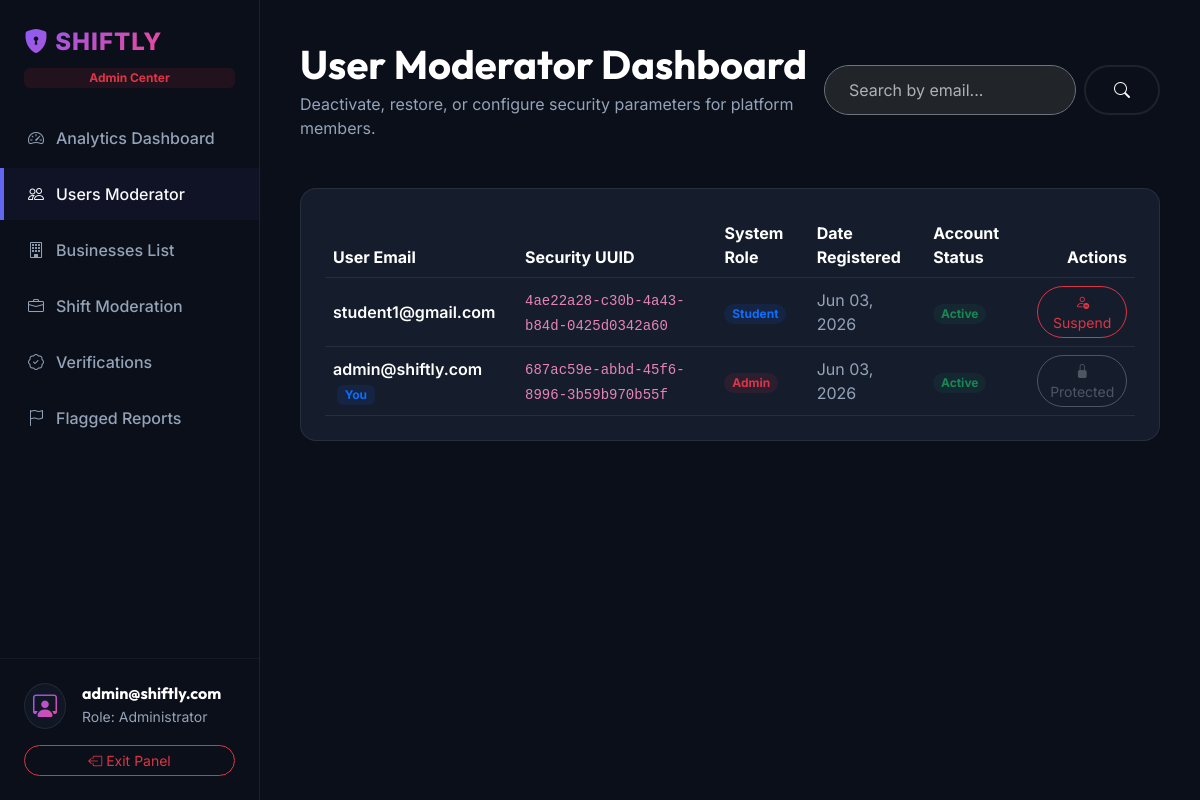
Page /api/v1/adminpanel/users/ (signed in) on the earlier database version.
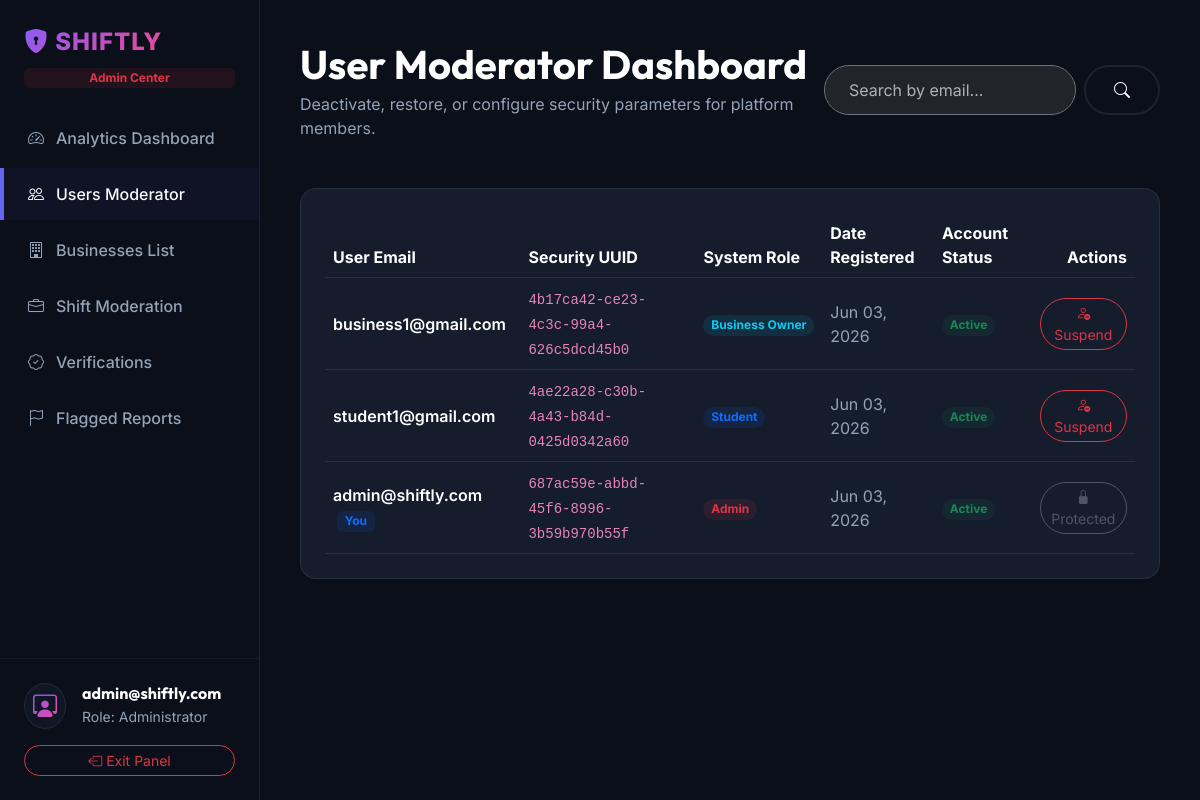
Same page on the later database version.
### accounts/models.py (models this page shows, shortened)
class User(AbstractUser):
    class Role(models.TextChoices):
        STUDENT = 'student', _('Student')
        BUSINESS = 'business', _('Business Owner')
        ADMIN = 'admin', _('Admin')
    username = None
    email = models.EmailField(_('email address'), unique=True)
    role = models.CharField(max_length=20, choices=Role.choices, default=Role.STUDENT)
    uuid = models.UUIDField(default=uuid.uuid4, editable=False, unique=True)
    is_active = models.BooleanField(default=True)
    mfa_secret = models.CharField(max_length=255, blank=True, null=True)
    USERNAME_FIELD = 'email'
    REQUIRED_FIELDS = []
    objects = CustomUserManager()

### adminpanel/views.py (the view)
# urls.py: path('users/', AdminUsersView.as_view(), name='admin_users'),
class AdminUsersView(AdminRequiredMixin, ListView):
    template_name = 'adminpanel/users.html'
    context_object_name = 'users'
    paginate_by = 25
    def get_queryset(self):
        queryset = User.objects.all().order_by('-date_joined')
        query = self.request.GET.get('q')
        if query:
            queryset = queryset.filter(Q(email__icontains=query) | Q(role__icontains=query))
        return queryset

### adminpanel/views.py (called while the page is built)
    def dispatch(self, request, *args, **kwargs):
        if not request.user.is_authenticated:
            return self.handle_no_permission()
        if request.user.role != 'admin':
            raise PermissionDenied("Only administrators can access this area.")
        return super().dispatch(request, *args, **kwargs)

### templates/adminpanel/users.html (shortened to what this page needs)
{% extends 'adminpanel/base.html' %}
{% block content %}
<div class="container-fluid p-0">
    <div class="d-flex justify-content-between align-items-center mb-5">
        <div>
            <h1 class="text-white mb-1">User Moderator Dashboard</h1>
            <p class="text-muted mb-0">Deactivate, restore, or configure security parameters for platform members.</p>
        </div>
        <form class="d-flex gap-2" method="GET" action="{% url 'admin_users' %}">
            <input type="text" name="q" class="form-control bg-dark border-secondary border-opacity-20 text-white rounded-pill px-4" placeholder="Search by email..." value="{{ request.GET.q|default:'' }}">
            <button class="btn btn-premium-outline rounded-pill" type="submit"><i class="bi bi-search"></i></button>
        </form>
    </div>
    <div class="dash-card p-4">
        {% if users %}
            <div class="table-responsive">
                <table class="table table-dark table-hover align-middle mb-0" style="--bs-table-bg: transparent; --bs-table-border-color: var(--dark-border);">
                    <thead>
                        <tr class="text-muted">
                            <th>User Email</th>
                            <th>Security UUID</th>
                            <th>System Role</th>
                            <th>Date Registered</th>
                            <th>Account Status</th>
                            <th class="text-end">Actions</th>
                        </tr>
                    </thead>
                    <tbody>
                        {% for user in users %}
                            <tr id="user-row-{{ user.id }}">
                                <td>
                                    <span class="fw-semibold text-white">{{ user.email }}</span>
                                    {% if user == request.user %}
                                        <span class="badge bg-primary bg-opacity-10 text-primary ms-1">You</span>
                                    {% endif %}
                                </td>
                                <td class="text-muted"><code>{{ user.uuid }}</code></td>
                                <td>
                                    <span class="badge
                                        {% if user.role == 'admin' %}bg-danger
                                        {% elif user.role == 'business' %}bg-info
                                        {% else %}bg-primary{% endif %}
                                        bg-opacity-10
                                        text-{% if user.role == 'admin' %}danger{% elif user.role == 'business' %}info{% else %}primary{% endif %}
                                        px-2.5 py-1.5 rounded-pill">
                                        {{ user.get_role_display }}
                                    </span>
                                </td>
                                <td class="text-muted">{{ user.date_joined|date:"M d, Y" }}</td>
                                <td id="user-status-{{ user.id }}">
                                    <span class="badge {% if user.is_active %}bg-success{% else %}bg-secondary{% endif %} bg-opacity-10 text-{% if user.is_active %}success{% else %}secondary{% endif %} px-2.5 py-1.5 rounded-pill">
                                        {% if user.is_active %}Active{% else %}Suspended{% endif %}
                                    </span>
                                </td>
                                <td class="text-end">
                                    {% if user != request.user %}
                                        <button class="btn btn-sm rounded-pill toggle-active-btn {% if user.is_active %}btn-outline-danger{% else %}btn-outline-success{% endif %}"
                                                data-id="{{ user.id }}"
                                                data-active="{{ user.is_active|yesno:'true,false' }}">
                                            {% if user.is_active %}
                                                <i class="bi bi-person-dash"></i> Suspend
                                            {% else %}
                                                <i class="bi bi-person-check"></i> Activate
                                            {% endif %}
                                        </button>
                                    {% else %}
                                        <button class="btn btn-sm btn-outline-secondary rounded-pill" disabled><i class="bi bi-lock-fill"></i> Protected</button>
                                    {% endif %}
                                </td>
                            </tr>
                        {% endfor %}
                    </tbody>
                </table>
            </div>
        {% else %}
            <div class="text-center py-5">
                <i class="bi bi-people-fill text-muted display-4"></i>
                <h5 class="text-white mt-3">No users found</h5>
                <p class="text-muted small mb-0">Search query returned 0 records.</p>
            </div>
        {% endif %}
    </div>
</div>
{% endblock %}

### templates/adminpanel/base.html (shortened to what this page needs)
<!DOCTYPE html>
<html lang="en" data-bs-theme="dark">
<head>
    <link href="https://cdn.jsdelivr.net/npm/bootstrap@5.3.3/dist/css/bootstrap.min.css" rel="stylesheet">
    <link rel="stylesheet" href="https://cdn.jsdelivr.net/npm/bootstrap-icons@1.11.3/font/bootstrap-icons.min.css">
    <link rel="stylesheet" href="/assets/css/main.css">
</head>
<body>
    <aside class="sidebar d-flex flex-column justify-content-between py-4">
        <div>
            <div class="px-4 mb-4">
                <a href="{% url 'admin_dashboard' %}" class="navbar-brand text-gradient-admin fs-4 fw-extrabold"><i class="bi bi-shield-lock-fill"></i> SHIFTLY</a>
                <span class="badge bg-danger bg-opacity-10 text-danger d-block mt-2 w-fit">Admin Center</span>
            </div>
            <nav class="d-flex flex-column gap-1">
                <a href="{% url 'admin_dashboard' %}" class="sidebar-link {% if request.resolver_match.url_name == 'admin_dashboard' %}active{% endif %}">
                    <i class="bi bi-speedometer2"></i> Analytics Dashboard
                </a>
                <a href="{% url 'admin_users' %}" class="sidebar-link {% if request.resolver_match.url_name == 'admin_users' %}active{% endif %}">
                    <i class="bi bi-people"></i> Users Moderator
                </a>
                <a href="{% url 'admin_businesses' %}" class="sidebar-link {% if request.resolver_match.url_name == 'admin_businesses' %}active{% endif %}">
                    <i class="bi bi-building"></i> Businesses List
                </a>
                <a href="{% url 'admin_jobs' %}" class="sidebar-link {% if request.resolver_match.url_name == 'admin_jobs' %}active{% endif %}">
                    <i class="bi bi-briefcase"></i> Shift Moderation
                </a>
                <a href="{% url 'admin_verifications' %}" class="sidebar-link {% if request.resolver_match.url_name == 'admin_verifications' %}active{% endif %}">
                    <i class="bi bi-patch-check"></i> Verifications
                </a>
                <a href="{% url 'admin_reports' %}" class="sidebar-link {% if request.resolver_match.url_name == 'admin_reports' %}active{% endif %}">
                    <i class="bi bi-flag"></i> Flagged Reports
                </a>
            </nav>
        </div>
        <div class="px-4 border-top border-secondary border-opacity-10 pt-4">
            <div class="d-flex align-items-center gap-3 mb-3">
                <div class="bg-glass rounded-circle p-1">
                    <i class="bi bi-person-workspace text-gradient-admin fs-4 px-1"></i>
                </div>
                <div>
                    <h6 class="mb-0 text-white">{{ request.user.email|slice:":18" }}</h6>
                    <small class="text-muted">Role: Administrator</small>
                </div>
            </div>
            <a href="{% url 'logout_page' %}" class="btn btn-outline-danger btn-sm w-100 rounded-pill"><i class="bi bi-box-arrow-left"></i> Exit Panel</a>
        </div>
    </aside>
    <main class="main-content">
        {% block content %}{% endblock %}
    </main>
</body>
</html>

### assets/css/main.css (style rules this page uses)
:root { --primary-gradient: linear-gradient(135deg, #FF4B2B 0%, #FF416C 100%); --secondary-gradient: linear-gradient(135deg, #6366F1 0%, #4F46E5 100%); --accent-gradient: linear-gradient(135deg, #10B981 0%, #059669 100%); --primary-color: #FF4655; --primary-coral: #FF416C; --secondary-indigo: #6366F1; --success-emerald: #10B981; --dark-bg: #0B0F19; --dark-card: #151C2C; --dark-border: rgba(255, 255, 255, 0.08); --dark-glow: rgba(255, 65, 108, 0.15); --text-light: #F8FAFC; --text-muted: #94A3B8; --white: #FFFFFF; --transition-smooth: all 0.4s cubic-bezier(0.4, 0, 0.2, 1); }
body { background-color: var(--dark-bg); color: var(--text-light); font-family: 'Inter', sans-serif; overflow-x: hidden; scroll-behavior: smooth; }
h1, h2, h3, h4, h5, h6, .display-font { font-family: 'Outfit', sans-serif; font-weight: 700; }
.bg-glass { background: rgba(21, 28, 44, 0.65); backdrop-filter: blur(16px); -webkit-backdrop-filter: blur(16px); border: 1px solid var(--dark-border); }
.btn-premium-outline { background: transparent; color: var(--text-light); border: 2px solid var(--dark-border); border-radius: 30px; padding: 11px 28px; font-weight: 600; transition: var(--transition-smooth); }
.navbar-brand { font-size: 1.6rem; font-weight: 800; letter-spacing: 1px; }
.text-muted { color: #94A3B8 !important; }

### templates/adminpanel/base.html (style rules this page uses)
.sidebar { position: fixed; top: 0; bottom: 0; left: 0; width: 260px; background: #0b0f19; border-right: 1px solid var(--dark-border); z-index: 100; transition: var(--transition-smooth); }
.sidebar-link { color: var(--text-muted); text-decoration: none; padding: 14px 24px; display: flex; align-items: center; gap: 12px; font-weight: 500; transition: var(--transition-smooth); border-left: 4px solid transparent; }
.sidebar-link:hover, .sidebar-link.active { color: var(--text-light); background: rgba(99, 102, 241, 0.05); border-left-color: var(--secondary-indigo); }
.main-content { margin-left: 260px; padding: 40px; min-height: 100vh; }
.dash-card { background-color: var(--dark-card); border: 1px solid var(--dark-border); border-radius: 16px; transition: var(--transition-smooth); }
.text-gradient-admin { background: linear-gradient(135deg, #8B5CF6 0%, #EC4899 100%); -webkit-background-clip: text; -webkit-text-fill-color: transparent; }

Differences in the rows shown:
added User: email "business1@gmail.com", uuid "4b17ca42-ce23-4c3c-99a4-626c5dcd45b0", role "Business Owner", date_joined "Jun 03, 2026", is_active "Active"
